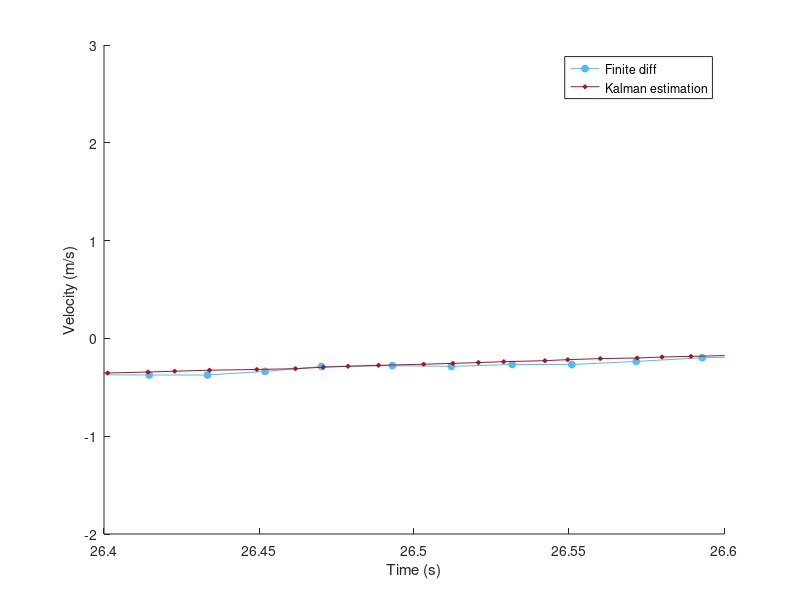
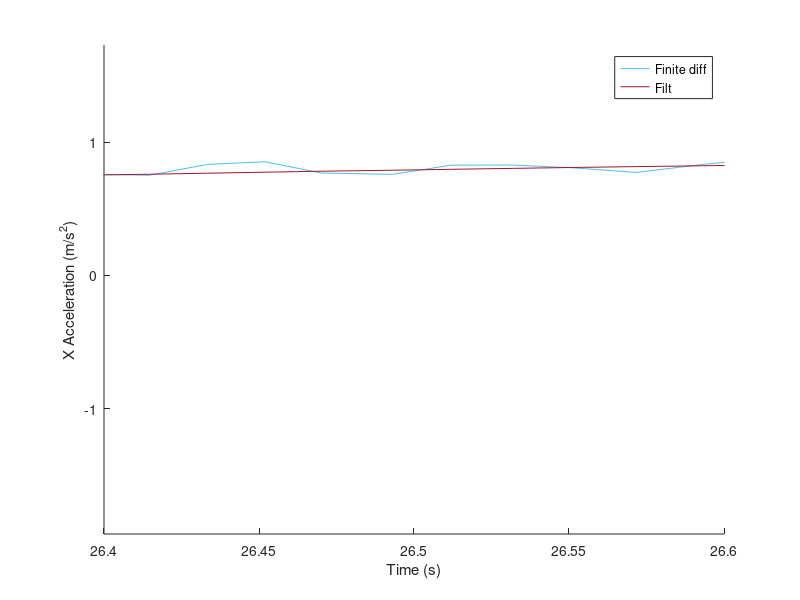
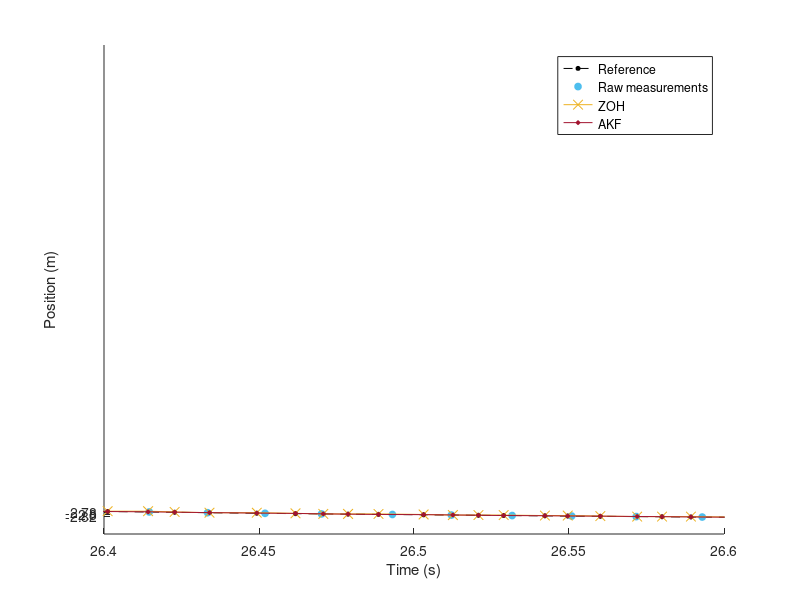
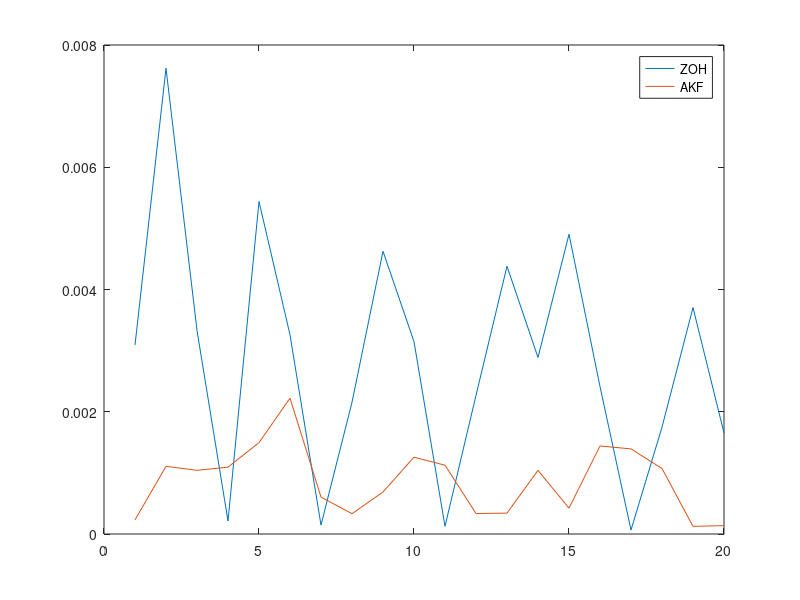

Write MATLAB code to recreate these figures, in order.
% Asynchronous Kalman performance check.
clear variables
close all
clc
set(0, 'DefaultLineLineWidth', 0.6);

% Colors
blue = [0.3010, 0.7450, 0.9330];
red = [0.6350, 0.0780, 0.1840];
yellow = [0.9290, 0.6940, 0.1250];
black = [0, 0, 0];

% Settings
all_figures = false;
figures = true;
zfig = false;


%% Load data
% data = load("data/varying_accelerations");
% data = load("data/kalman_check_1e_1");
% data = load("data/kalman_check_1e_3");
% data = load("data/kalman_check_1e_5");
% data = load("data/vhat_data_check_xy");
data = load("data/kalman_check_Qvel_1e1");

xrange_all = [0,data.est_time(end)-data.est_time(1)];
xrange_Qvel_1e1_low = [26.4,26.6];
xrange_Qvel_1e1_high = [35.5,35.85];
xrange_emin5 = [3.6,4.6];
xrange_med = [8.44,8.8];
xrange_high = [6.3,6.65];

% Select x range based on data file & part of data file you want to zoom.
xrange = xrange_Qvel_1e1_low;
% xrange = xrange_all;

% preprocessing, first value of meas time is rubbish
data.meas_time = data.meas_time(2:end);
data.meas_pos_x = data.meas_pos_x(2:end);
data.meas_pos_y = data.meas_pos_y(2:end);
data.meas_pos_z = data.meas_pos_z(2:end);


data.est_time = data.est_time(2:end);
data.est_pos_x = data.est_pos_x(2:end);
data.est_pos_y = data.est_pos_y(2:end);
data.est_pos_z = data.est_pos_z(2:end);
data.est_vel_x = data.est_vel_x(2:end);
data.est_vel_y = data.est_vel_y(2:end);
data.est_vel_z = data.est_vel_z(2:end);


%% Numerically differentiate position to get velocity estimation
dt_meas = gradient(data.meas_time);
vel_FD_x = gradient(data.meas_pos_x)./dt_meas;
vel_FD_y = gradient(data.meas_pos_y)./dt_meas;
vel_FD_z = gradient(data.meas_pos_z)./dt_meas;

% Ts = 0.02;
% N_meas = length(data.meas_time);
% t_meas = (0:N_meas-1)'*Ts;
% Ts = 0.01;
% N_est = length(data.est_time);
% t_est = (0:N_est-1)'*Ts;

t_meas = data.meas_time - data.est_time(1);
t_est  = data.est_time - data.est_time(1) + 0.01;

[~,indexl] = min(abs(t_est-xrange(1)));
[~,indexr] = min(abs(t_est-xrange(2)));


%% Plots to compare the velocity estimation of the kalman to the numerically differentiated velocity

% ========
% Position
% ========
if all_figures
% - only x
    figure('Name','x AKF')
    hold on
    plot(t_meas, data.meas_pos_x, 'o', 'Color', blue)
    plot(t_est, data.est_pos_x, '*', 'Color', red)
    legend('Measured position', 'Kalman estimated position')
    xlabel('Time (s)')
    axis tight
    ylabel('x-position (m)')
end

if all_figures
    % - all directions
    figure('Name','Comparison measured pos with kalman est pos')

    subplot(311)
    hold on
    plot(t_meas, data.meas_pos_x, 'Color', blue)
    plot(t_est, data.est_pos_x, 'Color', red)
    legend('Measured position', 'Kalman estimated position')
    xlabel('Time [s]')
    axis tight
    ylabel('X Position [m]')

    subplot(312)
    hold on
    plot(t_meas, data.meas_pos_y, 'Color', blue)
    plot(t_est, data.est_pos_y, 'Color', red)
    legend('Measured position', 'Kalman estimated position')
    xlabel('Time [s]')
    axis tight
    ylabel('Y Position [m]')

    subplot(313)
    hold on
    plot(t_measz, data.meas_pos_z, 'Color', blue)
    plot(t_estz, data.est_pos_z, 'Color', red)
    legend('Measured position', 'Kalman estimated position')
    xlabel('Time [s]')
    axis tight
    ylabel('Z Position [m]')
end

% ==========
% Velocities
% ==========
if figures
    figure('Name','Comparison estimated vel with num diff vel')
    hold on
    plot(t_meas, vel_FD_x, '-o','MarkerSize',5.0,'Color',blue,'markerfacecolor',blue)
    plot(t_est, data.est_vel_x, '-d','MarkerSize',3.0, 'Color',red,'markerfacecolor',red)
%     xlim([3.35,4.6]);
    % ylim([-0.58, -0.47]);
    % xlim(xrange_high);
    % ylim([-0.2, 0.2]);
    xlim(xrange);
    % ylim([-0.2, 0.2]);
    legend('Finite diff', 'Kalman estimation')
    xlabel('Time (s)')
    % axis tight
    ylabel('Velocity (m/s)')
end

if all_figures    
    
    % all directions
    figure('Name','Comparison estimated vel with num diff vel')

    subplot(311)
    hold on
    plot(t_meas, vel_FD_x, 'Color', blue)
    plot(t_est, data.est_vel_x, 'Color', red)
    legend('Finite differences', 'Kalman estimation')
    xlabel('Time [s]')
    axis tight
    ylabel('X Velocity [m/s]')

    subplot(312)
    hold on
    plot(t_meas, vel_FD_y, 'Color', blue)
    plot(t_est, data.est_vel_y, 'Color', red)
    legend('Finite differences', 'Kalman estimation')
    xlabel('Time [s]')
    axis tight
    ylabel('Y Velocity [m/s]')

    subplot(313)
    hold on
    plot(t_measz, vel_FD_z, 'Color', blue)
    plot(t_estz, data.est_vel_z, 'Color', red)
    legend('Finite differences', 'Kalman estimation')
    xlabel('Time [s]')
    axis tight
    ylabel('Z Velocity [m/s]')
end


% =============
% Accelerations
% =============
fs = mean(1./dt_meas);
f0 = 0.4;
fc = f0; % cutoff frequency (chosen)
fcn = fc/(fs/2); % normalized cutoff frequency (as butter() accepts)
nb = 3;
[B, A] = butter(nb,fcn);
vel_x_filt = filtfilt(B,A,vel_FD_x);
acc_FD_x = gradient(vel_x_filt)./dt_meas;
acc_x_filt = filtfilt(B,A,acc_FD_x);

acc_t_est = interp1(t_meas,acc_x_filt,t_est);
accRMS = rms(acc_t_est(indexl:indexr));
display(accRMS)


if figures
        % only x
    figure('Name','Acceleration')
    hold on
    plot(t_meas, acc_FD_x, 'Color', blue)
    plot(t_meas, acc_x_filt, 'Color', red)
%     plot(t_est(1:end-1), data.est_vel_x, 'Color', red)
    legend('Finite diff','Filt')
    xlabel('Time (s)')
    axis tight
    ylabel('X Acceleration (m/s^2)')
    xlim([xrange])
end
    

if all_figures
    % only x
    figure('Name','Acceleration')
    hold on
    plot(t_meas, acc_FD_x, 'Color', blue)
    plot(t_meas, acc_x_filt, 'Color', red)
%     plot(t_est(1:end-1), data.est_vel_x, 'Color', red)
    legend('Finite diff','Filt')
    xlabel('Time (s)')
    axis tight
    ylabel('X Acceleration (m/s^2)')
end


%% Compare ZOH using only measurements VS AKF predictions
reference = interp1(t_meas,data.meas_pos_x,t_est);
reffilt = filtfilt(B,A,data.meas_pos_x);
ZOH = interp1(t_meas,data.meas_pos_x,t_est,'previous');
if figures
    % pos
    figure
    hold on
    plot(t_est, reference, '--o', 'MarkerSize',3.0,'Color',black,'markerfacecolor',black)
    plot(t_meas, data.meas_pos_x,'o','MarkerSize',5.0,'Color',blue,'markerfacecolor',blue)
    plot(t_est,ZOH,'-x','MarkerSize',7.0,'Color',yellow)
    plot(t_est, data.est_pos_x, '-d','MarkerSize',3.0, 'Color',red,'markerfacecolor',red)
    legend('Reference','Raw measurements','ZOH','AKF')
    xlim(xrange);
%     ylim([-0.723, -0.7]);
    xlabel('Time (s)')
    ylabel('Position (m)')
    yticks([-2.82, -2.8, -2.78])
%     yticks([-0.72, -0.71, -0.7])  % med

end

% Calculate error of ZOH / AKF wrt reference (avg and peak)
ZOH_error = abs(ZOH - reference);
AKF_error = abs(data.est_pos_x - reference);

ZOH_error_range = ZOH_error(indexl:indexr);
AKF_error_range = AKF_error(indexl:indexr);
ZOHmean = mean(ZOH_error_range);
ZOHpeak = max(ZOH_error_range);
AKFmean = mean(AKF_error_range);
AKFpeak = max(AKF_error_range);
display(ZOHmean)
display(ZOHpeak)
display(AKFmean)
display(AKFpeak)


figure
plot(ZOH_error(indexl:indexr))
hold on
plot(AKF_error(indexl:indexr))
legend('ZOH','AKF')


%% Mooie combinatieplot
figure('Name','Comparison estimated vel with num diff vel')

subplot(3,1,[1 2])
hold on
% plot(t_meas, reffilt, 'o','MarkerSize',5.0,'Color',black,'markerfacecolor',black)
plot(t_meas, data.meas_pos_x,'o','MarkerSize',5.0,'Color',blue,'markerfacecolor',blue)
plot(t_est,ZOH,'-x','MarkerSize',7.0,'Color',yellow)
plot(t_est, data.est_pos_x, '-d','MarkerSize',3.0, 'Color',red,'markerfacecolor',red)
legend('Added noise measurements','ZOH','AKF')
% legend('Raw measurements','Added noise measurements','ZOH','AKF')
xlim(xrange);
% ylim([-0.58, -0.47]);
% ylim([-0.723, -0.7]);
xlabel("Time (s)",'FontSize',11);
ylabel('Position (m)','FontSize',11);
set(gca,'FontSize',11)

subplot(3,1,3)
title({'';''})
hold on
plot(t_meas, vel_FD_x, '-o','MarkerSize',5.0,'Color',blue,'markerfacecolor',blue)
plot(t_est, data.est_vel_x, '-d','MarkerSize',3.0, 'Color',red,'markerfacecolor',red)
% xlim([3.35,4.6]);
% ylim([-0.58, -0.47]);
% xlim(xrange_high);
% ylim([-0.2, 0.2]);
xlim(xrange);
% ylim([-0.2, 0.2]);
legend('Finite Difference', 'AKF')
xlabel('Time (s)','FontSize',11)
% axis tight
ylabel('Velocity (m/s)','FontSize',11)
set(gca,'FontSize',11)


% z
if zfig
    reference = interp1(t_meas,data.meas_pos_x,t_est);
    ZOHz = interp1(t_meas,data.meas_pos_z,t_est,'previous');

    figure('Name','Z Comparison estimated vel with num diff vel')

    subplot(3,1,[1 2])
    hold on
    plot(t_meas, data.meas_pos_z,'o','MarkerSize',5.0,'Color',blue,'markerfacecolor',blue)
    plot(t_est,ZOHz,'-x','MarkerSize',7.0,'Color',yellow)
    plot(t_est, data.est_pos_z, '-d','MarkerSize',3.0, 'Color',red,'markerfacecolor',red)
    legend('Measurements','ZOH','AKF')
    xlim(xrange);
    % ylim([-0.58, -0.47]);
    % ylim([-0.723, -0.7]);
    xlabel("Time (s)",'FontSize',11);
    ylabel('Position (m)','FontSize',11);
    set(gca,'FontSize',11)

    subplot(3,1,3)
    title({'';''})
    hold on
    plot(t_meas, vel_FD_z, '-o','MarkerSize',5.0,'Color',blue,'markerfacecolor',blue)
    plot(t_est, data.est_vel_z, '-d','MarkerSize',3.0, 'Color',red,'markerfacecolor',red)
    % xlim([3.35,4.6]);
    % ylim([-0.58, -0.47]);
    % xlim(xrange_high);
    % ylim([-0.2, 0.2]);
    xlim(xrange);
    % ylim([-0.2, 0.2]);
    legend('Finite Difference', 'AKF')
    xlabel('Time (s)','FontSize',11)
    % axis tight
    ylabel('Velocity (m/s)','FontSize',11)
    set(gca,'FontSize',11)
end

 








%% ========================================================================
%  ========================================================================



%% Load data
% data = load("data/varying_accelerations");
% data = load("data/kalman_check_1e_1");
% data = load("data/kalman_check_1e_3");
% data = load("data/vhat_data_check_xy");
data = load("data/kalman_check_Qvel_1e1");

xrange_all = [0,data.est_time(end)-data.est_time(1)];
xrange_Qvel_1e1_low = [26.4,26.6];
xrange_Qvel_1e1_high = [35.5,35.85];
xrange_emin5 = [3.35,4.6];
xrange_med = [8.44,8.8];
xrange_high = [6.3,6.65];

% Select x range based on data file & part of data file you want to zoom.
xrange = xrange_Qvel_1e1_high;
% xrange = xrange_all;

% preprocessing, first value of meas time is rubbish
data.meas_time = data.meas_time(2:end);
data.meas_pos_x = data.meas_pos_x(2:end);
data.meas_pos_y = data.meas_pos_y(2:end);
data.meas_pos_z = data.meas_pos_z(2:end);


data.est_time = data.est_time(2:end);
data.est_pos_x = data.est_pos_x(2:end);
data.est_pos_y = data.est_pos_y(2:end);
data.est_pos_z = data.est_pos_z(2:end);
data.est_vel_x = data.est_vel_x(2:end);
data.est_vel_y = data.est_vel_y(2:end);
data.est_vel_z = data.est_vel_z(2:end);


%% Numerically differentiate position to get velocity estimation
dt_meas = gradient(data.meas_time);
vel_FD_x = gradient(data.meas_pos_x)./dt_meas;
vel_FD_y = gradient(data.meas_pos_y)./dt_meas;
vel_FD_z = gradient(data.meas_pos_z)./dt_meas;

% Ts = 0.02;
% N_meas = length(data.meas_time);
% t_meas = (0:N_meas-1)'*Ts;
% Ts = 0.01;
% N_est = length(data.est_time);
% t_est = (0:N_est-1)'*Ts;

t_meas = data.meas_time - data.est_time(1);
t_est  = data.est_time - data.est_time(1) + 0.01;

[~,indexl] = min(abs(t_est-xrange(1)));
[~,indexr] = min(abs(t_est-xrange(2)));


%% Plots to compare the velocity estimation of the kalman to the numerically differentiated velocity

% ========
% Position
% ========
if all_figures
% - only x
    figure('Name','x AKF')
    hold on
    plot(t_meas, data.meas_pos_x, 'o', 'Color', blue)
    plot(t_est, data.est_pos_x, '*', 'Color', red)
    legend('Measured position', 'Kalman estimated position')
    xlabel('Time (s)')
    axis tight
    ylabel('x-position (m)')
end

if all_figures
    % - all directions
    figure('Name','Comparison measured pos with kalman est pos')

    subplot(311)
    hold on
    plot(t_meas, data.meas_pos_x, 'Color', blue)
    plot(t_est, data.est_pos_x, 'Color', red)
    legend('Measured position', 'Kalman estimated position')
    xlabel('Time [s]')
    axis tight
    ylabel('X Position [m]')

    subplot(312)
    hold on
    plot(t_meas, data.meas_pos_y, 'Color', blue)
    plot(t_est, data.est_pos_y, 'Color', red)
    legend('Measured position', 'Kalman estimated position')
    xlabel('Time [s]')
    axis tight
    ylabel('Y Position [m]')

    subplot(313)
    hold on
    plot(t_measz, data.meas_pos_z, 'Color', blue)
    plot(t_estz, data.est_pos_z, 'Color', red)
    legend('Measured position', 'Kalman estimated position')
    xlabel('Time [s]')
    axis tight
    ylabel('Z Position [m]')
end

% ==========
% Velocities
% ==========
if figures
    figure('Name','Comparison estimated vel with num diff vel')
    hold on
    plot(t_meas, vel_FD_x, '-o','MarkerSize',5.0,'Color',blue,'markerfacecolor',blue)
    plot(t_est, data.est_vel_x, '-d','MarkerSize',3.0, 'Color',red,'markerfacecolor',red)
%     xlim([3.35,4.6]);
    % ylim([-0.58, -0.47]);
    % xlim(xrange_high);
    % ylim([-0.2, 0.2]);
    xlim(xrange);
    % ylim([-0.2, 0.2]);
    legend('Finite diff', 'Kalman estimation')
    xlabel('Time (s)')
    % axis tight
    ylabel('Velocity (m/s)')
end

if all_figures    
    
    % all directions
    figure('Name','Comparison estimated vel with num diff vel')

    subplot(311)
    hold on
    plot(t_meas, vel_FD_x, 'Color', blue)
    plot(t_est, data.est_vel_x, 'Color', red)
    legend('Finite differences', 'Kalman estimation')
    xlabel('Time [s]')
    axis tight
    ylabel('X Velocity [m/s]')

    subplot(312)
    hold on
    plot(t_meas, vel_FD_y, 'Color', blue)
    plot(t_est, data.est_vel_y, 'Color', red)
    legend('Finite differences', 'Kalman estimation')
    xlabel('Time [s]')
    axis tight
    ylabel('Y Velocity [m/s]')

    subplot(313)
    hold on
    plot(t_measz, vel_FD_z, 'Color', blue)
    plot(t_estz, data.est_vel_z, 'Color', red)
    legend('Finite differences', 'Kalman estimation')
    xlabel('Time [s]')
    axis tight
    ylabel('Z Velocity [m/s]')
end


% =============
% Accelerations
% =============
fs = mean(1./dt_meas);
f0 = 0.8;
fc = f0; % cutoff frequency (chosen)
fcn = fc/(fs/2); % normalized cutoff frequency (as butter() accepts)
nb = 3;
[B, A] = butter(nb,fcn);
vel_x_filt = filtfilt(B,A,vel_FD_x);
acc_FD_x = gradient(vel_x_filt)./dt_meas;
acc_x_filt = filtfilt(B,A,acc_FD_x);

if figures
        % only x
    figure('Name','Acceleration')
    hold on
    plot(t_meas, acc_FD_x, 'Color', blue)
    plot(t_meas, acc_x_filt, 'Color', red)
%     plot(t_est(1:end-1), data.est_vel_x, 'Color', red)
    legend('Finite diff','Filt')
    xlabel('Time (s)')
    axis tight
    ylabel('X Acceleration (m/s^2)')
    xlim([xrange])
end
    

if all_figures
    % only x
    figure('Name','Acceleration')
    hold on
    plot(t_meas, acc_FD_x, 'Color', blue)
    plot(t_meas, acc_x_filt, 'Color', red)
%     plot(t_est(1:end-1), data.est_vel_x, 'Color', red)
    legend('Finite diff','Filt')
    xlabel('Time (s)')
    axis tight
    ylabel('X Acceleration (m/s^2)')
end


%% Compare ZOH using only measurements VS AKF predictions
reference = interp1(t_meas,data.meas_pos_x,t_est);
ZOH = interp1(t_meas,data.meas_pos_x,t_est,'previous');
if figures
    % pos
    figure
    hold on
    plot(t_est, reference, '--o', 'MarkerSize',3.0,'Color',black,'markerfacecolor',black)
    plot(t_meas, data.meas_pos_x,'o','MarkerSize',5.0,'Color',blue,'markerfacecolor',blue)
    plot(t_est,ZOH,'-x','MarkerSize',7.0,'Color',yellow)
    plot(t_est, data.est_pos_x, '-d','MarkerSize',3.0, 'Color',red,'markerfacecolor',red)
    legend('Reference','Raw measurements','ZOH','AKF')
    xlim(xrange);
%     ylim([-0.723, -0.7]);
    xlabel('Time (s)')
    ylabel('Position (m)')
    yticks([1.61, 1.62, 1.63])
%     yticks([-0.72, -0.71, -0.7])  % med

end

% Calculate error of ZOH / AKF wrt reference (avg and peak)
ZOH_error = abs(ZOH - reference);
AKF_error = abs(data.est_pos_x - reference);

ZOH_error_range = ZOH_error(indexl:indexr);
AKF_error_range = AKF_error(indexl:indexr);
ZOHmean = mean(ZOH_error_range);
ZOHpeak = max(ZOH_error_range);
AKFmean = mean(AKF_error_range);
AKFpeak = max(AKF_error_range);
display(ZOHmean)
display(ZOHpeak)
display(AKFmean)
display(AKFpeak)


figure
plot(ZOH_error(indexl:indexr))
hold on
plot(AKF_error(indexl:indexr))
legend('ZOH','AKF')


%% Mooie combinatieplot
figure('Name','Comparison estimated vel with num diff vel')

subplot(3,1,[1 2])
hold on
plot(t_meas, data.meas_pos_x,'o','MarkerSize',5.0,'Color',blue,'markerfacecolor',blue)
plot(t_est,ZOH,'-x','MarkerSize',7.0,'Color',yellow)
plot(t_est, data.est_pos_x, '-d','MarkerSize',3.0, 'Color',red,'markerfacecolor',red)
legend('Measurements','ZOH','AKF')
xlim(xrange);
% ylim([-0.58, -0.47]);
% ylim([-0.723, -0.7]);
xlabel("Time (s)",'FontSize',11);
ylabel('Position (m)','FontSize',11);
set(gca,'FontSize',11)

subplot(3,1,3)
title({'';''})
hold on
plot(t_meas, vel_FD_x, '-o','MarkerSize',5.0,'Color',blue,'markerfacecolor',blue)
plot(t_est, data.est_vel_x, '-d','MarkerSize',3.0, 'Color',red,'markerfacecolor',red)
% xlim([3.35,4.6]);
% ylim([-0.58, -0.47]);
% xlim(xrange_high);
% ylim([-0.2, 0.2]);
xlim(xrange);
% ylim([-0.2, 0.2]);
legend('Finite Difference', 'AKF')
xlabel('Time (s)','FontSize',11)
% axis tight
ylabel('Velocity (m/s)','FontSize',11)
set(gca,'FontSize',11)


% z
if zfig
    reference = interp1(t_meas,data.meas_pos_x,t_est);
    ZOHz = interp1(t_meas,data.meas_pos_z,t_est,'previous');

    figure('Name','Z Comparison estimated vel with num diff vel')

    subplot(3,1,[1 2])
    hold on
    plot(t_meas, data.meas_pos_z,'o','MarkerSize',5.0,'Color',blue,'markerfacecolor',blue)
    plot(t_est,ZOHz,'-x','MarkerSize',7.0,'Color',yellow)
    plot(t_est, data.est_pos_z, '-d','MarkerSize',3.0, 'Color',red,'markerfacecolor',red)
    legend('Measurements','ZOH','AKF')
    xlim(xrange);
    % ylim([-0.58, -0.47]);
    % ylim([-0.723, -0.7]);
    xlabel("Time (s)",'FontSize',11);
    ylabel('Position (m)','FontSize',11);
    set(gca,'FontSize',11)

    subplot(3,1,3)
    title({'';''})
    hold on
    plot(t_meas, vel_FD_z, '-o','MarkerSize',5.0,'Color',blue,'markerfacecolor',blue)
    plot(t_est, data.est_vel_z, '-d','MarkerSize',3.0, 'Color',red,'markerfacecolor',red)
    % xlim([3.35,4.6]);
    % ylim([-0.58, -0.47]);
    % xlim(xrange_high);
    % ylim([-0.2, 0.2]);
    xlim(xrange);
    % ylim([-0.2, 0.2]);
    legend('Finite Difference', 'AKF')
    xlabel('Time (s)','FontSize',11)
    % axis tight
    ylabel('Velocity (m/s)','FontSize',11)
    set(gca,'FontSize',11)
end
